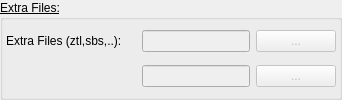
                   <widget class="QGroupBox" name="groupBox_sgExtraFiles_2">
                    <property name="font">
                     <font>
                      <pointsize>9</pointsize>
                      <bold>false</bold>
                      <underline>true</underline>
                     </font>
                    </property>
                    <property name="title">
                     <string>Extra Files:</string>
                    </property>
                    <layout class="QVBoxLayout" name="verticalLayout_67">
                     <property name="leftMargin">
                      <number>3</number>
                     </property>
                     <property name="topMargin">
                      <number>3</number>
                     </property>
                     <property name="rightMargin">
                      <number>3</number>
                     </property>
                     <property name="bottomMargin">
                      <number>3</number>
                     </property>
                     <item>
                      <layout class="QHBoxLayout" name="horizontalLayout_58">
                       <item>
                        <widget class="QLabel" name="label_VDBWriteExtraTxt">
                         <property name="minimumSize">
                          <size>
                           <width>130</width>
                           <height>0</height>
                          </size>
                         </property>
                         <property name="maximumSize">
                          <size>
                           <width>130</width>
                           <height>16777215</height>
                          </size>
                         </property>
                         <property name="font">
                          <font>
                           <pointsize>9</pointsize>
                           <bold>false</bold>
                           <underline>false</underline>
                          </font>
                         </property>
                         <property name="text">
                          <string>Extra Files (ztl,sbs,..):</string>
                         </property>
                        </widget>
                       </item>
                       <item>
                        <widget class="QLineEdit" name="lineEdit_sgVDBWriteExtraFiles01">
                         <property name="enabled">
                          <bool>false</bool>
                         </property>
                         <property name="font">
                          <font>
                           <pointsize>9</pointsize>
                           <bold>false</bold>
                           <underline>false</underline>
                          </font>
                         </property>
                         <property name="toolTip">
                          <string>&lt;html&gt;&lt;head/&gt;&lt;body&gt;&lt;p&gt;Add any tags to your entry, in the future a search option will added &lt;/p&gt;&lt;/body&gt;&lt;/html&gt;</string>
                         </property>
                        </widget>
                       </item>
                       <item>
                        <widget class="QPushButton" name="pushButton_sgVDBWriteExtraFiles01">
                         <property name="enabled">
                          <bool>false</bool>
                         </property>
                         <property name="sizePolicy">
                          <sizepolicy hsizetype="Minimum" vsizetype="Fixed">
                           <horstretch>0</horstretch>
                           <verstretch>0</verstretch>
                          </sizepolicy>
                         </property>
                         <property name="minimumSize">
                          <size>
                           <width>80</width>
                           <height>0</height>
                          </size>
                         </property>
                         <property name="maximumSize">
                          <size>
                           <width>80</width>
                           <height>16777215</height>
                          </size>
                         </property>
                         <property name="font">
                          <font>
                           <pointsize>9</pointsize>
                           <bold>false</bold>
                           <underline>false</underline>
                          </font>
                         </property>
                         <property name="text">
                          <string>...</string>
                         </property>
                        </widget>
                       </item>
                      </layout>
                     </item>
                     <item>
                      <layout class="QHBoxLayout" name="horizontalLayout_59">
                       <item>
                        <widget class="QLabel" name="label_VDBEmptyTxt">
                         <property name="minimumSize">
                          <size>
                           <width>130</width>
                           <height>0</height>
                          </size>
                         </property>
                         <property name="maximumSize">
                          <size>
                           <width>130</width>
                           <height>16777215</height>
                          </size>
                         </property>
                         <property name="text">
                          <string/>
                         </property>
                        </widget>
                       </item>
                       <item>
                        <widget class="QLineEdit" name="lineEdit_sgVDBWriteExtraFiles02">
                         <property name="enabled">
                          <bool>false</bool>
                         </property>
                         <property name="font">
                          <font>
                           <pointsize>9</pointsize>
                           <bold>false</bold>
                           <underline>false</underline>
                          </font>
                         </property>
                         <property name="toolTip">
                          <string>&lt;html&gt;&lt;head/&gt;&lt;body&gt;&lt;p&gt;Add any tags to your entry, in the future a search option will added &lt;/p&gt;&lt;/body&gt;&lt;/html&gt;</string>
                         </property>
                        </widget>
                       </item>
                       <item>
                        <widget class="QPushButton" name="pushButton_sgVDBWriteExtraFiles02">
                         <property name="enabled">
                          <bool>false</bool>
                         </property>
                         <property name="sizePolicy">
                          <sizepolicy hsizetype="Minimum" vsizetype="Fixed">
                           <horstretch>0</horstretch>
                           <verstretch>0</verstretch>
                          </sizepolicy>
                         </property>
                         <property name="minimumSize">
                          <size>
                           <width>80</width>
                           <height>0</height>
                          </size>
                         </property>
                         <property name="maximumSize">
                          <size>
                           <width>80</width>
                           <height>16777215</height>
                          </size>
                         </property>
                         <property name="font">
                          <font>
                           <pointsize>9</pointsize>
                           <bold>false</bold>
                           <underline>false</underline>
                          </font>
                         </property>
                         <property name="text">
                          <string>...</string>
                         </property>
                        </widget>
                       </item>
                      </layout>
                     </item>
                    </layout>
                   </widget>
